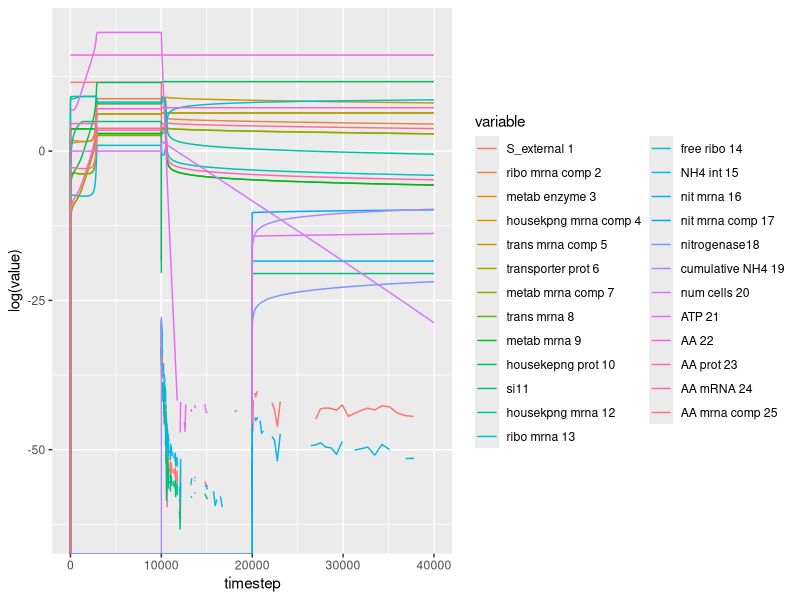
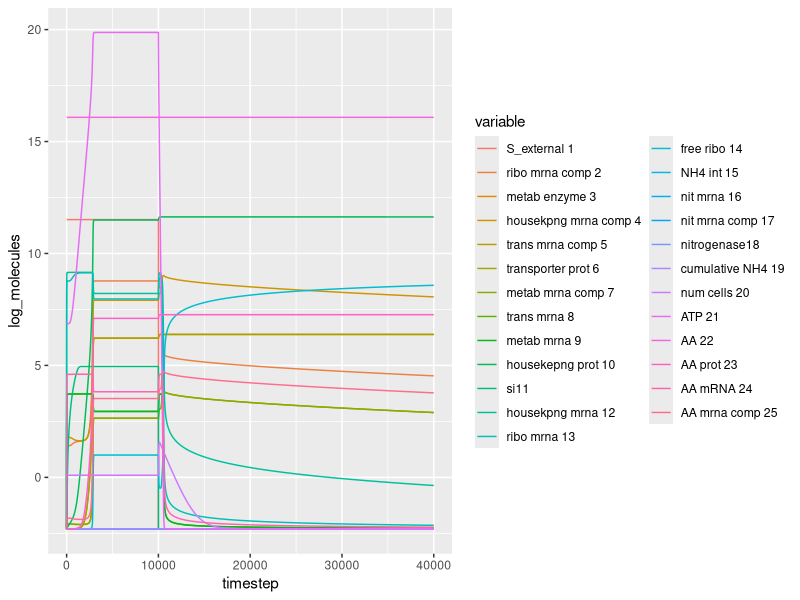
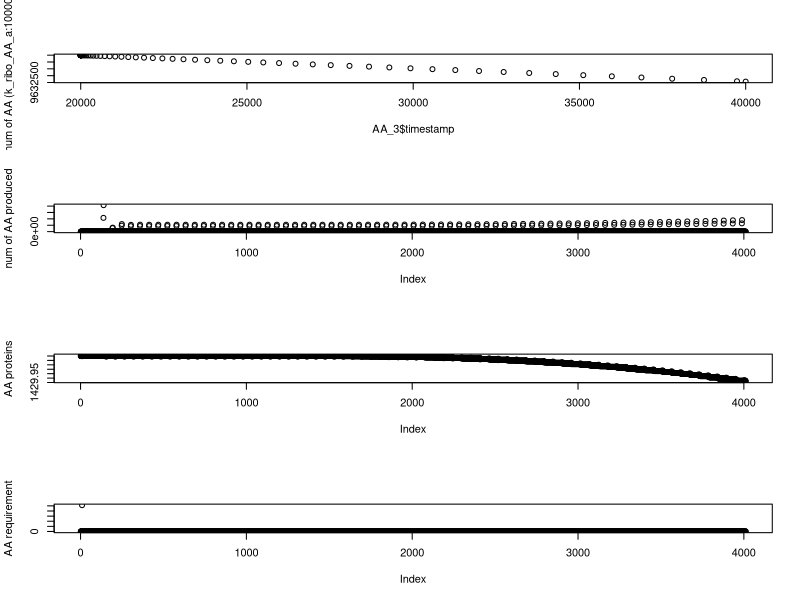

Write the R code that produced these figures, in order.
rm(list=ls())
graphics.off()

library(ggplot2)
library(reshape2)
library(gridExtra)
library(cowplot)

#Plotted and saved model k_cat_AA: 0.01 k_a_NH4: 0.01k_a: 0.01k_NH4: 0.01k_a_AA: 0.01k_NH4_AA: 0.01k_ribo_a: 100.0k_ribo_AA: 0.01k_ribo_a_AA: 0.01k_ribo_AA_a: 100.0

# raw_data= read.csv("../data/high-AA-results-k_AA_0.01k_a_NH40.01k_a0.01k_NH40.01k_a_AA0.01k_NH4_AA0.01k_ribo_a0.01k_ribo_AA0.01k_ribo_a_AA0.01k_ribo_AA_a1.0.csv")
# raw_data = read.csv("../data/high-AA-results-k_AA_0.01k_a_NH40.01k_a0.01k_NH40.01k_a_AA0.01k_NH4_AA0.01k_ribo_a100.0k_ribo_AA100.0k_ribo_a_AA100.0k_ribo_AA_a100.0.csv")
raw_data= read.csv("../data/high-AA-results-k_AA_0.01k_a_NH40.01k_a0.01k_NH40.01k_a_AA0.01k_NH4_AA0.01k_ribo_a0.01k_ribo_AA0.01k_ribo_a_AA0.01k_ribo_AA_a10000.0.csv")
raw_data = raw_data[,-c(1)]
sorted_data= raw_data[,order(names(raw_data))]
colnames(sorted_data)<- substring(names(sorted_data),6)

sorted_again<-sorted_data[,c("tamp","1","2","3","4","5","6","7","8","9","10","11","12","13","14","15","16","17","18","19","20","21","22","23","24","25")]
colnames(sorted_again)= c("timestep","S_external 1","ribo mrna comp 2","metab enzyme 3","housekpng mrna comp 4","trans mrna comp 5","transporter prot 6","metab mrna comp 7","trans mrna 8","metab mrna 9","housekepng prot 10","si11","housekpng mrna 12","ribo mrna 13","free ribo 14","NH4 int 15","nit mrna 16","nit mrna comp 17","nitrogenase18","cumulative NH4 19","num cells 20","ATP 21","AA 22","AA prot 23","AA mRNA 24","AA mrna comp 25")

melted_data<- melt(sorted_again, id.var="timestep")
melted_data['log_molecules']= log(melted_data['value']+0.1)

plt = ggplot(data = melted_data, aes(x = timestep, y = log(value)))+geom_line(aes(color = variable))
plt2=ggplot(data = melted_data, aes(x = timestep, y = log_molecules))+geom_line(aes(color = variable))
plt
plt2


par(mfcol=c(4,1))
AA_3= raw_data[raw_data$timestamp>20000,]

plot(y= AA_3$value22, x=AA_3$timestamp, ylab = "num of AA (k_ribo_AA_a:10000.0)")

params_data = read.csv("../data/high-AA-params-file-0.01-0.01-0.01-0.01-0.01-0.01-0.01-0.01-0.01-10000.0.csv")
plot(params_data$new_AA, ylab = "num of AA produced")
plot(params_data$AA_prot, ylab ="AA proteins")
plot(params_data$AA_req, ylab = "AA requirement")
